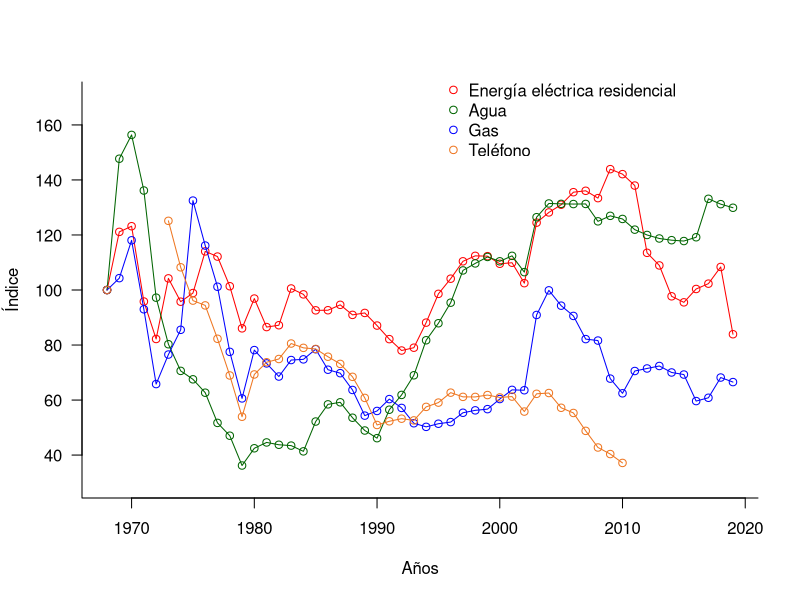
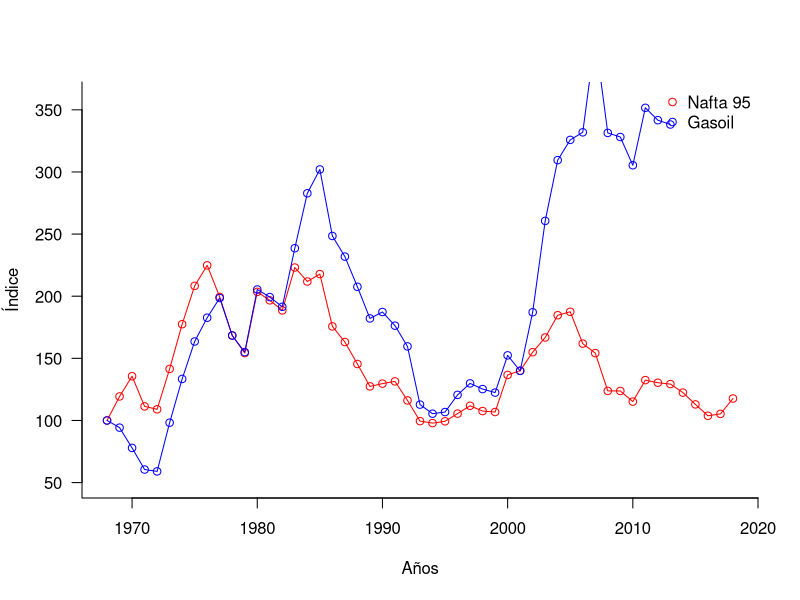
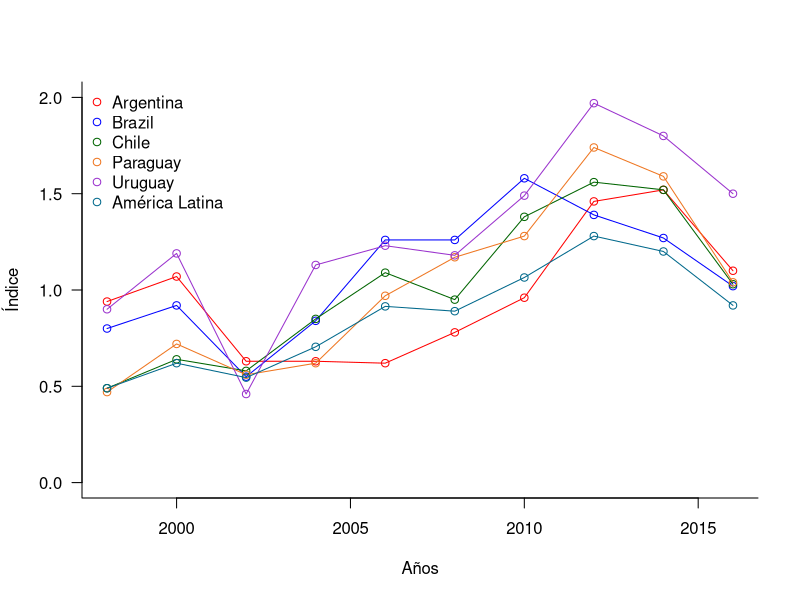

The R source for these figures, in order:
## ---- chunk 1

base <- read.csv("bases/fig3.csv")

plot(EEFamilia ~ anio,
     data = base,
     main="",
     xlab="Años",
     ylab="Índice",
     ylim = c(30,170),
     las=2,
     las=1,
     type = "o",
     col = "red",
     bty = "l")
lines(Agua ~ anio, type = "o", col = "darkgreen", data = base)
lines(Gas ~ anio, type = "o", col = "blue", data = base)
lines(Telefono ~ anio, type = "o", col = "chocolate2", data = base)
legend(1995,180, 
       legend = c("Energía eléctrica residencial", "Agua", "Gas", "Teléfono"), 
       col = c("red","darkgreen","blue","chocolate2"), 
       pch = 1, 
       bty = "n", 
       pt.cex = 1, 
       cex = 1, 
       text.col = "black", 
       horiz = F , 
#       inset = c(0.1, 0.1))
)


## ---- chunk 2

base <- read.csv("bases/fig4.csv")

plot(Nafta95 ~ anio,
     data = base,
     main="",
     xlab="Años",
     ylab="Índice",
     ylim = c(50,360),
     las=2,
     las=1,
     type = "o",
     col = "red",
     bty = "l")
lines(Gasoil ~ anio, type = "o", col = "blue", data = base)
legend("topright", 
       legend = c("Nafta 95", "Gasoil"), 
       col = c("red","blue"), 
       pch = 1, 
       bty = "n", 
       pt.cex = 1, 
       cex = 1, 
       text.col = "black", 
       horiz = F , 
#       inset = c(0.1, 0.1))
)


## ---- chunk 3
base <- read.csv("bases/cuadro6.csv")
knitr::kable(base, col.names = c("País","Teléfonos c/100 habitantes","Celulares c/100 habitantes",
                                 "Hogares con acceso a internet (%)", "Precio banda ancha (U$S PPC)",
                                 "Precio banda ancha (U$S PPC"),caption = 'Indicadores del sector telecomunicaciones para países seleccionados de América')
## ---- chunk 4
base <- read.csv("bases/cuadro7.csv")
knitr::kable(base, col.names = c("Año","Numero teléfonos celulares (miles)","Numero teléfonos fijos (residenciales, miles)", "Minutos tráfico celular (millones)","Cómputos telefonía fija (millones)","Servicios banda ancha (miles)"),caption = 'Indicadores seleccionados del mercado de telecomunicaciones en Uruguay (2008-2018)')
## ---- chunk 5

base <- read.csv("bases/fig6.csv")

plot(Argentina ~ anio,
     data = base,
     main="",
     xlab="Años",
     ylab="Índice",
     ylim = c(0,2),
     las=2,
     las=1,
     type = "o",
     col = "red",
     bty = "l")
lines(Brazil ~ anio, type = "o", col = "blue", data = base)
lines(Chile ~ anio, type = "o", col = "darkgreen", data = base)
lines(Paraguay ~ anio, type = "o", col = "chocolate2", data = base)
lines(Uruguay ~ anio, type = "o", col = "darkorchid3", data = base)
lines(Alat ~ anio, type = "o", col = "deepskyblue4", data = base)
legend("topleft", 
       legend = c("Argentina", "Brazil", "Chile", "Paraguay", "Uruguay", "América Latina"), 
       col = c("red","blue","darkgreen", "chocolate2", "darkorchid3", "deepskyblue4"), 
       pch = 1, 
       bty = "n", 
       pt.cex = 1, 
       cex = 1, 
       text.col = "black", 
       horiz = F , 
       #       inset = c(0.1, 0.1))
)


## ---- chunk 6
base <- read.csv("bases/cuadro8.csv")
knitr::kable(base, align = "c", col.names = c("País","Rural, año 1990","Rural, año 2018", "Urbana, año 1990", "Urbana, año 2018"), caption = 'Tasa de cobertura del sistema de agua potable. Países seleccionados. (en porcentaje')
## ---- chunk 7
base <- read.csv("bases/cuadro9.csv")
knitr::kable(base, col.names = c("Variables","Importancia económica","Importancia política", "Intervención regulatoria en Uruguay"), caption = 'Variables económicas y rol del regulador')
